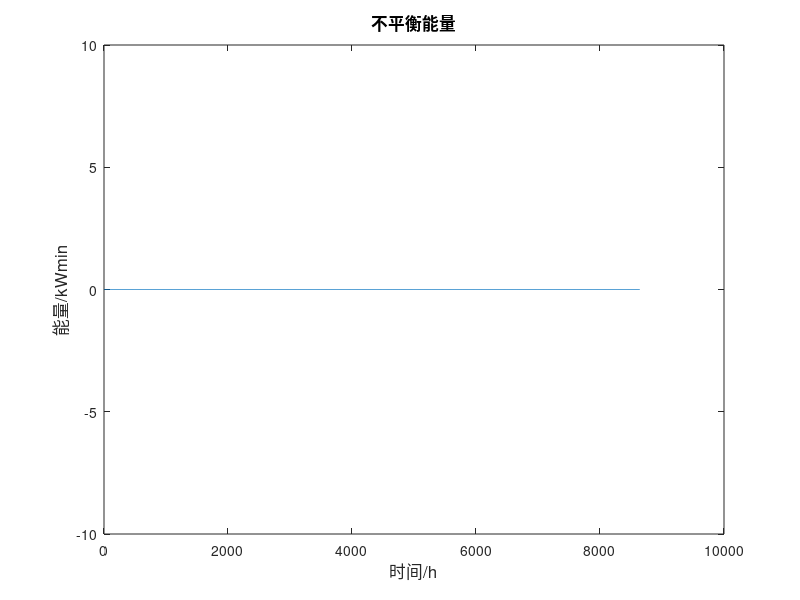
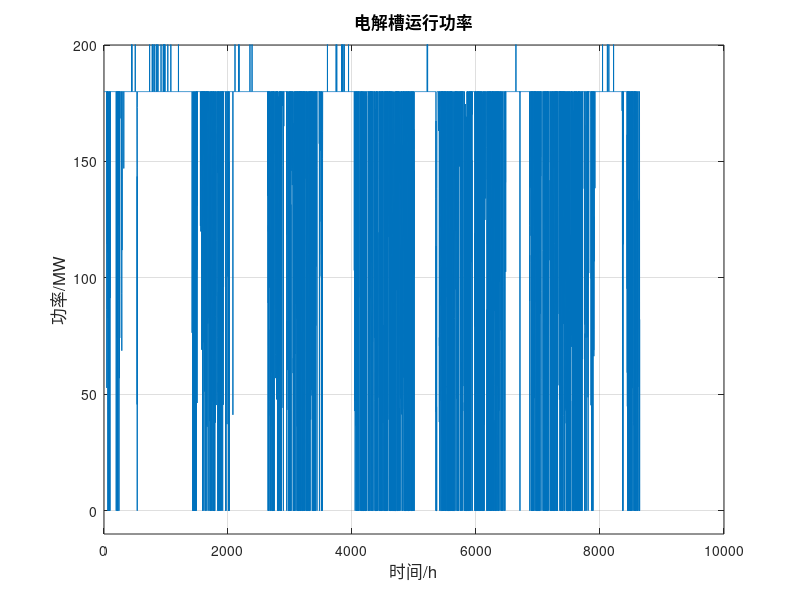
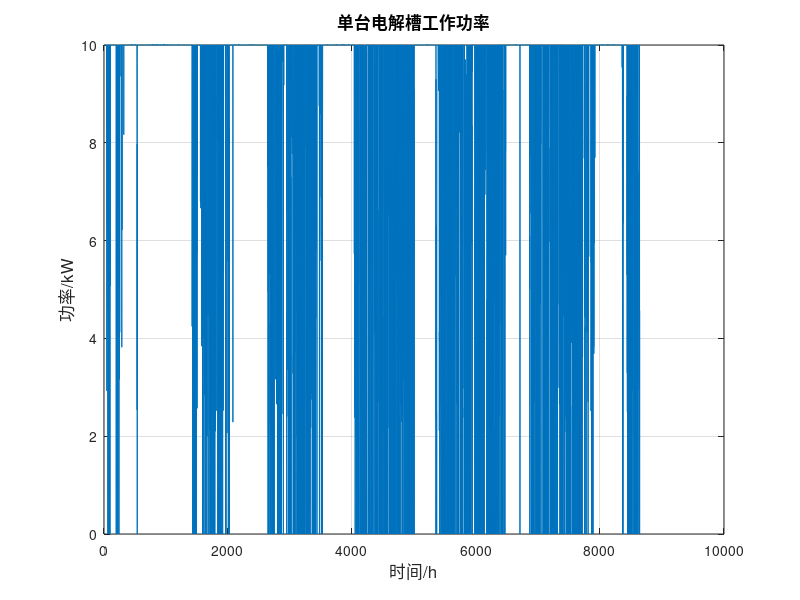

Reproduce these figures in MATLAB, in order.
  clc;
clear;


%% 以下部分是为了绘制结果图和显示中间变量
num_wt=20000;  %风机数量
num_pv=2168000;  %光伏板数量
num_ec=18000;   %电解槽数量
num_b=90636.9645722471;  %蓄电池数量
num_c=7918476.00238331;
P_ecd=zeros(1,8640);
Load=zeros(1,8640);
xu=zeros(1,8640);
ch=zeros(1,8640);
xc=zeros(1,8640);
Pfg=zeros(1,8640);
Na=zeros(1,8640);
for i=1:8640

Load(i)=10*num_ec;%全年负荷数据
end
load matlab6;

Speed_WT=unnamed1(1,:);%全年风速数据
Solar_PV=unnamed1(2,:);%全年光照强度数据 
T_c=unnamed1(3,:);%光伏板表面温度


y2=zeros(1,8640);%弃风弃光能


%% 参数区
%1.风机
single_WT=10;%单台风机的额定功率/kW
v_ci=2.5;%切入风速
v_co=17;%切出风速
v_n=12;%额定风速
P_wt=zeros(1,8640);%单台风机的年功率曲线


%2.光伏
single_PV=0.083;%单个光伏板额定功率/kW
T_r=25;%太阳能电池温度为25℃
namd=-0.0047;%温度条件系数
G_n=1;%光谱辐照度为1000W/m2
P_pv=zeros(1,8640);%单片光伏板的年功率曲线
DOD=zeros(1,8640);
Arep=zeros(1,8640);
A1=zeros(1,8640);
A2=zeros(1,8640);
nr=zeros(1,8640);


Eb=zeros(1,8640);
Ec=zeros(1,8640);

%4.蓄电池
E_b=1.2*60;%单台蓄电池容量kwmin
P_cha_max=0.12*num_b;%蓄电池总共最大充电功率
P_dis_max=0.12*num_b;%蓄电池总共最大放电功率
c_cha=0.8;%充电效率
c_dis=0.4;%放电效率
Soc_max=0.9;%荷电状态上限
Soc_min=0.1;%荷电状态下限
Soc_0=0.5;%荷电状态初始值
E_bmax=num_b*E_b*Soc_max;
E_bmin=num_b*E_b*Soc_min;
E_bo=num_b*E_b*Soc_0;

%5.超级电容
E_c=0.00354375*60;%单台超级电容容量

P_cha_maxc=4.05*num_c;%单台超级电容容量最大充电功率
P_dis_maxc=4.05*num_c;%单台超级电容容量最大放电功率
c_chac=0.98;%充电效率
c_disc=0.98;%放电效率
Soc_maxc=0.9;%荷电状态上限
Soc_minc=0.1;%荷电状态下限
Soc_0c=0.5;%荷电状态初始值
E_cmax=num_c*E_c*Soc_maxc;
E_cmin=num_c*E_c*Soc_minc;
E_co=num_c*E_c*Soc_0c;



%6.电解槽
P_ec=zeros(1,8640);%总的电解槽的年功率曲线
td=zeros(1,8640);
tnum=zeros(1,8640);%停机次数计算
%% 变量区

P_char=zeros(1,8640);%蓄电池充电功率
P_disr=zeros(1,8640);%蓄电池放电功率
P_chacr=zeros(1,8640);%超级电容充电功率
P_discr=zeros(1,8640);%超级电容放电功率
P_cha=zeros(1,8640);%蓄电池充电功率
P_dis=zeros(1,8640);%蓄电池放电功率
P_chac=zeros(1,8640);%超级电容充电功率
P_disc=zeros(1,8640);%超级电容放电功率
Q_was=zeros(1,8640);%弃风弃光能
Q_bre=zeros(1,8640);%切负荷能量
SOC=zeros(1,8640);%蓄电池荷电状态
SOCc=zeros(1,8640);%蓄电池荷电状态
mH2=zeros(1,8640);%每一时刻产生的氢气的物质的量
mH2T=zeros(1,8640);%每一时刻产生的氢气总量
mO2T=zeros(1,8640);%每一时刻产生的氧气总量
tb=zeros(1,8640);
tc=zeros(1,8640);
Qb=zeros(1,8640);
Qc=zeros(1,8640);
P_num=zeros(1,8640);
pub1=zeros(1,8640);
t=zeros(1,8640);
Pe=zeros(1,8640);
num_T=zeros(1,8640);
T=90;%全年风速数据
Urev=1.229;
Ucell=zeros(1,8640);
Uec=zeros(1,8640);
P_ecdr=zeros(1,8640);
f1=zeros(1,8640);
f2=zeros(1,8640);
nF=zeros(1,8640);
qH2=zeros(1,8640);
Utn=zeros(1,8640);
nu=zeros(1,8640);
ne1=zeros(1,8640);
ni=zeros(1,8640);
Imidu=zeros(1,8640);
ne2=zeros(1,8640);
Iec=zeros(1,8640);
MH2=zeros(1,8640);
Pwave=zeros(1,8640);
Pwave_b=zeros(1,8640);
P_ecr=zeros(1,8640);
cw_x=zeros(1,8640);
cw_c=zeros(1,8640);
Pbph=zeros(1,8640);
P_exc=zeros(1,8640);
kT1=1.002;
kT2=8.424;          
kT3=247.3;
A=2.18;
s=0.185;
dertas=0.16;
r2=-2.5e-7;
r1=8.05e-5;
f11=2.5;
f12=50;
f21=-6.25e-6;
F=96486;
nec=328;

%% 计算区
%根据风速求单台风机的年功率曲线
for i=1:8640
    if Speed_WT(i)>=0 && Speed_WT(i)<=v_ci
        P_wt(i)=0;
    elseif Speed_WT(i)>=v_ci && Speed_WT(i)<=v_n
        P_wt(i)=single_WT*(Speed_WT(i)-v_ci)/(v_n-v_ci);
    elseif Speed_WT(i)>=v_n && Speed_WT(i)<=v_co
        P_wt(i)=single_WT;
    else
        P_wt(i)=0;
    end
end
%根据光照强度和温度求单块光伏板的年功率曲线
for i=1:8640
    P_pv(i)=(single_PV*Solar_PV(i)/G_n)*(1+namd*(T_c(i)-T_r));
end

%% 功率分配
 P_exc=Load-(num_wt*P_wt+num_pv*P_pv);
for i=1:8640
    if i==1
         
      if P_exc(i)>=0 %负荷功率缺额
                
                    if P_exc(i)<=P_dis_max  %case1:净负荷小于蓄电池最大功率且soc允许，由蓄电池补充缺额
                      
                        if  P_dis_maxc>P_exc(i)
                        P_disc(i)=P_exc(i);
                       
                        else
                           P_disc(i)=P_dis_maxc; 
                        end
                        Ec(i)=E_co-P_disc(i)/0.98;
                        Eb(i)=E_bo;
                        if Ec(i)<E_cmin
                           Q_bre(i)=(E_cmin-Ec(i))*0.98+(P_exc(i)-P_disc(i));
                           Ec(i)=E_cmin;
                        else
                           Q_bre(i)=(P_exc(i)-P_disc(i)); 
                        end
                        Qc(i)=(E_co-Ec(i))*0.98;
                        Q_was(i)=0;
                 
                   elseif P_exc(i)>P_dis_max && P_exc(i)<=(P_dis_max+P_dis_maxc) %case2：净负荷大于蓄电池最大功率，小于蓄电池和主网售电最大功率了之和，蓄电池以最大功率放电，剩余不足由主网补充
                        P_dis(i)=P_dis_max;
                        P_disc(i)=P_exc(i)-P_dis(i);
                        tb(i)=(E_bo-E_bmin)*c_dis/P_dis(i);%不超过容量限制的蓄电池最长放电时间
                        tc(i)=(E_co-E_cmin)*0.98/P_disc(i);%不超过容量限制的超级电容最长放电时间
                        Eb(i)=E_bo-P_dis(i)/c_dis;%不考虑容量限制，放电一个小时后的容量
                        Ec(i)=E_co-P_disc(i)/0.98; %不考虑容量限制，放电一个小时后的容量
                        Q_was(i)=0;
                        if tb(i)>=1&&tc(i)>=1
                            Q_bre(i)=0;
                            Qb(i)=P_dis(i);
                            Qc(i)=P_disc(i);
                        elseif tb(i)<=tc(i)&&tb(i)<1%蓄电池先放电至最小容量
                            Eb(i)=E_bmin;
                            Qb(i)=(E_bo-E_bmin)*c_dis;
                            if P_exc(i)>=P_dis_maxc
                                Ec(i)=E_co-((P_exc(i)-P_dis(i))*tb(i)+P_dis_maxc*(1-tb(i)))/0.98;%不考虑容量限制，放电一个小时后的容量
                               if (E_co-P_disc(i)*tb(i)/0.98-E_cmin)*0.98/P_dis_maxc>(1-tb(i))%超级电容容量未达下限
                                   Q_bre(i)=(P_exc(i)-P_dis_maxc)*(1-tb(i));
                                   Qc(i)=P_disc(i)*tb(i)+P_dis_maxc*(1-tb(i));
                                   
                               else       %超级电容容量达下限
                                   Q_bre(i)=(P_exc(i)-P_dis_maxc)*(1-tb(i))+(E_cmin-Ec(i))*0.98;
                                   Qc(i)=(E_co-E_cmin)*c_disc;
                                   Ec(i)=E_cmin;
                               end
                            else  %功率缺额小于超级电容最大功率
                               Ec(i)=E_co-((P_exc(i)-P_dis(i))*tb(i)+P_exc(i)*(1-tb(i)))/0.98;
                                if (E_co-P_disc(i)*tb(i)/0.98-E_cmin)*0.98/P_exc(i)>(1-tb(i))%超级电容容量未达下限
                                   Q_bre(i)=0;
                                   Qc(i)=P_disc(i)*tb(i)+P_exc(i)*(1-tb(i));
                                   
                               else       %超级电容容量达下限
                                   Q_bre(i)=(E_cmin-Ec(i))*0.98;
                                   Qc(i)=(E_co-E_cmin)*c_disc;
                                   Ec(i)=E_cmin;
                                end 
                            end
                        elseif tc(i)<tb(i)&&tc(i)<1  %%超级电容先放电至最小容量
                            Ec(i)=E_cmin;
                            Qc(i)=(E_co-E_cmin)*c_disc;
                            if tb(i)>1%%蓄电池未放电至最小容量
                                Q_bre(i)=(P_exc(i)-P_dis_max)*(1-tc(i));
                                Qb(i)=P_dis_max;
                            else%%蓄电池放电至最小容量
                                Q_bre(i)=(P_exc(i)-P_dis_max)*(1-tc(i))+(E_bmin-Eb(i))*c_dis;
                                Qb(i)=(E_bo-E_bmin)*c_dis;
                                Eb(i)=E_bmin;
                            end
                          
                        end
                      
                    elseif P_exc(i)>(P_dis_max+P_dis_maxc)  
                         P_dis(i)=P_dis_max;
                         P_disc(i)=P_dis_maxc;
                         tb(i)=(E_bo-E_bmin)*c_dis/P_dis(i);
                         tc(i)=(E_co-E_cmin)*0.98/P_disc(i);
                         Eb(i)=E_bo-P_dis(i)/c_dis;
                         Ec(i)=E_co-P_disc(i)/0.98; 
                         Q_was(i)=0;
                         if Eb(i)<=E_bmin%%蓄电池达到容量下限
                            
                            Qb(i)=(E_bo-E_bmin)*c_dis;
                            if Ec(i)<=E_cmin%%超级电容达到容量下限
                                
                                Qc(i)=(E_co-E_cmin)*c_disc;
                                Q_bre(i)=(P_exc(i)-P_dis_max-P_dis_maxc)+(E_bmin-Eb(i))*c_dis+(E_cmin-Ec(i))*c_disc;
                                Eb(i)=E_bmin;
                                Ec(i)=E_cmin;
                            else %%超级电容未达到容量下限
                                Qc(i)=P_dis_maxc;
                                Q_bre(i)=(P_exc(i)-P_dis_max-P_dis_maxc)+(E_bmin-Eb(i))*c_dis;
                                Eb(i)=E_bmin;
                            end
                         else      %%蓄电池未达到容量下限
                            Qb(i)=P_dis_max;   
                            if Ec(i)<=E_cmin%%超级电容达到容量下限
                                
                                Qc(i)=(E_co-E_cmin)*c_disc;
                                Q_bre(i)=(P_exc(i)-P_dis_max-P_dis_maxc)+(E_cmin-Ec(i))*c_disc;
                                
                                Ec(i)=E_cmin;
                            else %%超级电容未达到容量下限
                               Qc(i)=P_dis_maxc;
                                Q_bre(i)=(P_exc(i)-P_dis_max-P_dis_maxc);
                            end   
                         end
                    end

                               
                            
                         
                         
                         
                         
            else    %负荷功率盈余
                Q_bre(i)=0;
                    
                    if abs(P_exc(i))<=P_cha_max  %case1:净负荷小于蓄电池最大功率且soc允许，由蓄电池补充缺额
                      
                        if  P_cha_maxc>abs(P_exc(i))
                        P_chac(i)=abs(P_exc(i));
                       
                        else
                           P_chac(i)=P_cha_maxc; 
                        end
                        Ec(i)=E_co+P_chac(i)*0.98;
                        Eb(i)=E_bo;
                        if Ec(i)>E_cmax
                           Q_was(i)=(Ec(i)-E_cmax)/0.98+(abs(P_exc(i))-P_chac(i));
                           Ec(i)=E_cmax;
                        else
                           Q_was(i)=(abs(P_exc(i))-P_chac(i)); 
                        end
                        Qc(i)=-(Ec(i)-E_co)/0.98;
                        
                 
                   elseif abs(P_exc(i))>P_cha_max && abs(P_exc(i))<=(P_cha_max+P_cha_maxc) %case2：净负荷大于蓄电池最大功率，小于蓄电池和主网售电最大功率了之和，蓄电池以最大功率放电，剩余不足由主网补充
                        P_cha(i)=P_cha_max;
                        P_chac(i)=abs(P_exc(i))-P_cha(i);
                        tb(i)=(E_bmax-E_bo)/(P_cha(i)*c_cha);%不超过容量限制的蓄电池最长放电时间
                        tc(i)=(E_cmax-E_co)/(P_chac(i)*c_chac);%不超过容量限制的超级电容最长放电时间
                        Eb(i)=E_bo+P_cha(i)*c_cha;%不考虑容量限制，放电一个小时后的容量
                        Ec(i)=E_co+P_chac(i)*c_chac; %不考虑容量限制，放电一个小时后的容量
                        if tb(i)>=1&&tc(i)>=1
                            Q_was(i)=0;
                            Qb(i)=-P_cha(i);
                            Qc(i)=-P_chac(i);
                        elseif tb(i)<=tc(i)&&tb(i)<1%蓄电池先充电至最大容量
                            Eb(i)=E_bmax;
                            Qb(i)=(E_bo-E_bmax)/c_cha;
                            if abs(P_exc(i))>=P_cha_maxc
                                Ec(i)=E_co+((abs(P_exc(i))-P_cha(i))*tb(i)+P_cha_maxc*(1-tb(i)))*0.98;%不考虑容量限制，放电一个小时后的容量
                               if (E_cmax-(E_co+P_chac(i)*tb(i)*0.98))/(P_cha_maxc*0.98)>(1-tb(i))%超级电容容量未达下限
                                   Q_was(i)=(abs(P_exc(i))-P_cha_maxc)*(1-tb(i));
                                   Qc(i)=-(P_chac(i)*tb(i)+P_cha_maxc*(1-tb(i)));
                                   
                               else       %超级电容容量达下限
                                   Q_was(i)=(abs(P_exc(i))-P_cha_maxc)*(1-tb(i))+(Ec(i)-E_cmax)/0.98;
                                   Qc(i)=(E_co-E_cmax)/c_chac;
                                   Ec(i)=E_cmax;
                               end
                            else  %功率缺额小于超级电容最大功率
                               Ec(i)=E_co+((abs(P_exc(i))-P_cha(i))*tb(i)+abs(P_exc(i))*(1-tb(i)))*0.98;
                                if (E_cmax-(E_co+P_chac(i)*tb(i)*0.98))/(abs(P_exc(i))*0.98)>(1-tb(i))%超级电容容量未达下限
                                   Q_was(i)=0;
                                   Qc(i)=-(P_chac(i)*tb(i)+abs(P_exc(i))*(1-tb(i)));
                                   
                               else       %超级电容容量达下限
                                   Q_was(i)=(Ec(i)-E_cmax)/0.98;
                                   Qc(i)=(E_co-E_cmax)/c_chac;
                                   Ec(i)=E_cmax;
                                end 
                            end
                        elseif tc(i)<tb(i)&&tc(i)<1  %%超级电容先放电至最小容量
                            Ec(i)=E_cmax;
                            Qc(i)=(E_co-E_cmax)/c_chac;
                            if tb(i)>1%%蓄电池未放电至最小容量
                                Q_was(i)=(abs(P_exc(i))-P_cha_max)*(1-tc(i));
                                Qb(i)=-P_cha_max;
                            else%%蓄电池放电至最小容量
                                Q_was(i)=(abs(P_exc(i))-P_cha_max)*(1-tc(i))+(Eb(i)-E_bmax)/c_cha;
                                Qb(i)=(E_bo-E_bmax)/c_cha;
                                Eb(i)=E_bmax;
                            end
                          
                        end
                      
                    elseif abs(P_exc(i))>(P_cha_max+P_cha_maxc)  
                         P_cha(i)=P_cha_max;
                         P_chac(i)=P_cha_maxc;
                         tb(i)=(E_bmax-E_bo)/(P_cha(i)*c_cha);
                         tc(i)=(E_cmax-E_co)/(P_chac(i)*c_chac);
                         Eb(i)=E_bo+P_cha(i)*c_cha;
                         Ec(i)=E_co+P_chac(i)*0.98; 
                         if Eb(i)>=E_bmax%%蓄电池达到容量下限
                            
                            Qb(i)=(E_bo-E_bmax)/c_cha;
                            if Ec(i)>=E_cmax%%超级电容达到容量下限
                                
                                Qc(i)=(E_co-E_cmax)/c_chac;
                                Q_was(i)=(abs(P_exc(i))-P_cha_max-P_cha_maxc)+(Eb(i)-E_bmax)/c_cha+(Ec(i)-E_cmax)/c_chac;
                                Eb(i)=E_bmax;
                                Ec(i)=E_cmax;
                            else %%超级电容未达到容量下限
                                Qc(i)=-P_cha_maxc;
                                Q_was(i)=(abs(P_exc(i))-P_cha_max-P_cha_maxc)+(Eb(i)-E_bmax)/c_cha;
                                Eb(i)=E_bmax;
                            end
                         else      %%蓄电池未达到容量下限
                            Qb(i)=-P_cha_max;   
                            if Ec(i)>=E_cmax%%超级电容达到容量下限
                                
                                Qc(i)=(E_co-E_cmax)/c_chac;
                                Q_was(i)=(abs(P_exc(i))-P_cha_max-P_cha_maxc)+(Ec(i)-E_cmax)/c_chac;
                                
                                Ec(i)=E_cmax;
                            else %%超级电容未达到容量下限
                               Qc(i)=-P_cha_maxc;
                                Q_was(i)=(abs(P_exc(i))-P_cha_max-P_cha_maxc);
                            end   
                         end
                    end

           
            
            end
       P_ec(i)=10*num_ec-Q_bre(i);%第i小时内，总的电解槽的平均输入功率
            mH2(i)=(10*num_ec-Q_bre(i))*0.72*0.0252;%氢气的质量/kg
            mH2T(i)=mH2(i);
            mO2T(i)=mH2T(i)*9.496;%%氧气的质量/kg
   
         
       elseif i>1
           
              
           if P_exc(i)>=0 %负荷功率缺额
                Q_was(i)=0;
                  if P_exc(i)<=P_dis_max  %case1:净负荷小于蓄电池最大功率且soc允许，由蓄电池补充缺额
                      
                        if  P_dis_maxc>P_exc(i)
                        P_disc(i)=P_exc(i);
                       
                        else
                           P_disc(i)=P_dis_maxc; 
                        end
                        Ec(i)=Ec(i-1)-P_disc(i)/0.98;
                        Eb(i)=Eb(i-1);
                        if Ec(i)<E_cmin
                           Q_bre(i)=(E_cmin-Ec(i))*0.98+(P_exc(i)-P_disc(i));
                           Ec(i)=E_cmin;
                        else
                           Q_bre(i)=(P_exc(i)-P_disc(i)); 
                        end
                        Qc(i)=(Ec(i-1)-Ec(i))*0.98;
                        if Ec(i-1)<=E_cmin
                           P_disc(i)=0;
                           Ec(i)=Ec(i-1);
                           Qc(i)=0;
                           Q_bre(i)=P_exc(i);
                        end


                        
                 
                   elseif P_exc(i)>P_dis_max && P_exc(i)<=(P_dis_max+P_dis_maxc) %case2：净负荷大于蓄电池最大功率，小于蓄电池和主网售电最大功率了之和，蓄电池以最大功率放电，剩余不足由主网补充
                        P_dis(i)=P_dis_max;
                        P_disc(i)=P_exc(i)-P_dis(i);
                        tb(i)=(Eb(i-1)-E_bmin)*c_dis/P_dis(i);%不超过容量限制的蓄电池最长放电时间
                        tc(i)=(Ec(i-1)-E_cmin)*0.98/P_disc(i);%不超过容量限制的超级电容最长放电时间
                        Eb(i)=Eb(i-1)-P_dis(i)/c_dis;%不考虑容量限制，放电一个小时后的容量
                        Ec(i)=Ec(i-1)-P_disc(i)/0.98; %不考虑容量限制，放电一个小时后的容量
                        if tb(i)>=1&&tc(i)>=1
                            Q_bre(i)=0;
                            Qb(i)=P_dis(i);
                            Qc(i)=P_disc(i);
                        elseif tb(i)<=tc(i)&&tb(i)<1%蓄电池先放电至最小容量
                            Eb(i)=E_bmin;
                            Qb(i)=(Eb(i-1)-E_bmin)*c_dis;
                            if P_exc(i)>=P_dis_maxc
                                Ec(i)=Ec(i-1)-((P_exc(i)-P_dis(i))*tb(i)+P_dis_maxc*(1-tb(i)))/0.98;%不考虑容量限制，放电一个小时后的容量
                               if (Ec(i-1)-P_disc(i)*tb(i)/0.98-E_cmin)*0.98/P_dis_maxc>(1-tb(i))%超级电容容量未达下限
                                   Q_bre(i)=(P_exc(i)-P_dis_maxc)*(1-tb(i));
                                   Qc(i)=P_disc(i)*tb(i)+P_dis_maxc*(1-tb(i));
                                   
                               else       %超级电容容量达下限
                                   Q_bre(i)=(P_exc(i)-P_dis_maxc)*(1-tb(i))+(E_cmin-Ec(i))*0.98;
                                   Qc(i)=(Ec(i-1)-E_cmin)*c_disc;
                                   Ec(i)=E_cmin;
                               end
                            else  %功率缺额小于超级电容最大功率
                               Ec(i)=Ec(i-1)-((P_exc(i)-P_dis(i))*tb(i)+P_exc(i)*(1-tb(i)))/0.98;
                                if (Ec(i-1)-P_disc(i)*tb(i)/0.98-E_cmin)*0.98/P_exc(i)>(1-tb(i))%超级电容容量未达下限
                                   Q_bre(i)=0;
                                   Qc(i)=P_disc(i)*tb(i)+P_exc(i)*(1-tb(i));
                                   
                               else       %超级电容容量达下限
                                   Q_bre(i)=(E_cmin-Ec(i))*0.98;
                                   Qc(i)=(Ec(i-1)-E_cmin)*c_disc;
                                   Ec(i)=E_cmin;
                                end 
                            end
                        elseif tc(i)<tb(i)&&tc(i)<1  %%超级电容先放电至最小容量
                            Ec(i)=E_cmin;
                            Qc(i)=(Ec(i-1)-E_cmin)*c_disc;
                            if tb(i)>1%%蓄电池未放电至最小容量
                                Q_bre(i)=(P_exc(i)-P_dis_max)*(1-tc(i));
                                Qb(i)=P_dis_max;
                            else%%蓄电池放电至最小容量
                                Q_bre(i)=(P_exc(i)-P_dis_max)*(1-tc(i))+(E_bmin-Eb(i))*c_dis;
                                Qb(i)=(Eb(i-1)-E_bmin)*c_dis;
                                Eb(i)=E_bmin;
                            end
                          
                        end
                      
                    elseif P_exc(i)>(P_dis_max+P_dis_maxc)  
                         P_dis(i)=P_dis_max;
                         P_disc(i)=P_dis_maxc;
                         tb(i)=(Eb(i-1)-E_bmin)*c_dis/P_dis(i);
                         tc(i)=(Ec(i-1)-E_cmin)*0.98/P_disc(i);
                         Eb(i)=Eb(i-1)-P_dis(i)/c_dis;
                         Ec(i)=Ec(i-1)-P_disc(i)/0.98; 
                         if Eb(i)<=E_bmin%%蓄电池达到容量下限
                            
                            Qb(i)=(Eb(i-1)-E_bmin)*c_dis;
                            if Ec(i)<=E_cmin%%超级电容达到容量下限
                                
                                Qc(i)=(Ec(i-1)-E_cmin)*c_disc;
                                Q_bre(i)=(P_exc(i)-P_dis_max-P_dis_maxc)+(E_bmin-Eb(i))*c_dis+(E_cmin-Ec(i))*c_disc;
                                Eb(i)=E_bmin;
                                Ec(i)=E_cmin;
                            else %%超级电容未达到容量下限
                                Qc(i)=P_dis_maxc;
                                Q_bre(i)=(P_exc(i)-P_dis_max-P_dis_maxc)+(E_bmin-Eb(i))*c_dis;
                                Eb(i)=E_bmin;
                            end
                         else      %%蓄电池未达到容量下限
                            Qb(i)=P_dis_max;   
                            if Ec(i)<=E_cmin%%超级电容达到容量下限
                                
                                 Qc(i)=(Ec(i-1)-E_cmin)*c_disc;
                                Q_bre(i)=(P_exc(i)-P_dis_max-P_dis_maxc)+(E_cmin-Ec(i))*c_disc;
                                
                                Ec(i)=E_cmin;
                            else %%超级电容未达到容量下限
                               Qc(i)=P_dis_maxc;
                                Q_bre(i)=(P_exc(i)-P_dis_max-P_dis_maxc);
                            end   
                         end
                            if Eb(i-1)>E_bmin&&Ec(i-1)<=E_cmin%%只有蓄电池能放电
                               Ec(i)=E_cmin;
                               Qc(i)=0;
                               if tb(i)<=1%蓄电池容量达到上限
                                  Qb(i)=(Eb(i-1)-E_bmin)*c_dis;
                                  Q_bre(i)=(P_exc(i)-P_dis_max)+(E_bmin-(Eb(i-1)-P_dis(i)/c_dis))*c_dis;
                                  Eb(i)=E_bmin;
                               else
                                  
                                  Q_bre(i)=(P_exc(i)-P_dis_max);
                               end
                            elseif Eb(i-1)<=E_bmin&&Ec(i-1)>E_cmin%%只有超级电容能放电
                               Eb(i)=E_bmin;
                               Qb(i)=0;
                               if tc(i)<=1%超级电容容量达到上限
                                  Qc(i)=(Ec(i-1)-E_cmin)*c_disc;
                                  Q_bre(i)=(P_exc(i)-P_dis_maxc)+(E_cmin-(Ec(i-1)-P_disc(i)/c_disc))*c_disc;
                                  Ec(i)=E_cmin;
                               else
                                  
                                  Q_bre(i)=(P_exc(i)-P_dis_maxc);
                               end
                            end
                         end
                         if Eb(i-1)<=E_bmin&&Ec(i-1)<=E_cmin%%混合储能系统无法放电
                            Qb(i)=0;
                            Eb(i)=E_bmin;
                            Qc(i)=0;
                            Ec(i)=E_cmin;
                            Q_bre(i)=P_exc(i);
                         end
                         
                       
                  
           
            
             P_ec(i)=10*num_ec-Q_bre(i);%第i小时内，总的电解槽的平均输入功率
            mH2(i)=(10*num_ec-Q_bre(i))*0.72*0.0252;%氢气的质量/kg
             mH2T(i)=mH2T(i-1)+mH2(i);
            mO2T(i)=mH2T(i)*9.496;%%氧气的质量/kg
         
           
            
            
            else    %负荷功率盈余
                Q_bre(i)=0;
              if   (SOC(i-1)==0.9||SOCc(i-1)==0.9)&&(10*num_ec-num_wt*P_wt(i)-num_pv*P_pv(i))<-400000
                   P_exc(i)=12*num_ec-num_wt*P_wt(i)-num_pv*P_pv(i);
               end
                  if abs(P_exc(i))<=P_cha_max  %case1:净负荷小于蓄电池最大功率且soc允许，由蓄电池补充缺额
                      
                        if  P_cha_maxc>abs(P_exc(i))
                        P_chac(i)=abs(P_exc(i));
                       
                        else
                           P_chac(i)=P_cha_maxc; 
                        end
                        Ec(i)=Ec(i-1)+P_chac(i)*0.98;
                        Eb(i)=Eb(i-1);
                        if Ec(i)>E_cmax
                           Q_was(i)=(Ec(i)-E_cmax)/0.98+(abs(P_exc(i))-P_chac(i));
                           Ec(i)=E_cmax;
                        else
                           Q_was(i)=(abs(P_exc(i))-P_chac(i)); 
                        end
                        Qc(i)=-(Ec(i)-Ec(i-1))/0.98;
                        if Ec(i-1)>=E_cmax
                           P_chac(i)=0;
                           Ec(i)=Ec(i-1);
                           Qc(i)=0;
                           Q_was(i)=abs(P_exc(i));
                        end
                 
                   elseif abs(P_exc(i))>P_cha_max && abs(P_exc(i))<=(P_cha_max+P_cha_maxc) %case2：净负荷大于蓄电池最大功率，小于蓄电池和主网售电最大功率了之和，蓄电池以最大功率放电，剩余不足由主网补充
                        P_cha(i)=P_cha_max;
                        P_chac(i)=abs(P_exc(i))-P_cha(i);
                        tb(i)=(E_bmax-Eb(i-1))/(P_cha(i)*c_cha);%不超过容量限制的蓄电池最长放电时间
                        tc(i)=(E_cmax-Ec(i-1))/(P_chac(i)*c_chac);%不超过容量限制的超级电容最长放电时间
                        Eb(i)=Eb(i-1)+P_cha(i)*c_cha;%不考虑容量限制，放电一个小时后的容量
                        Ec(i)=Ec(i-1)+P_chac(i)*c_chac; %不考虑容量限制，放电一个小时后的容量
                        if tb(i)>=1&&tc(i)>=1
                            Q_was(i)=0;
                            Qb(i)=-P_cha(i);
                            Qc(i)=-P_chac(i);
                        elseif tb(i)<=tc(i)&&tb(i)<1%蓄电池先充电至最大容量
                            Eb(i)=E_bmax;
                            Qb(i)=(Eb(i-1)-E_bmax)/c_cha;
                            if abs(P_exc(i))>=P_cha_maxc
                                Ec(i)=Ec(i-1)+((abs(P_exc(i))-P_cha(i))*tb(i)+P_cha_maxc*(1-tb(i)))*0.98;%不考虑容量限制，放电一个小时后的容量
                               if (E_cmax-(Ec(i-1)+P_chac(i)*tb(i)*0.98))/(P_cha_maxc*0.98)>(1-tb(i))%超级电容容量未达下限
                                   Q_was(i)=(abs(P_exc(i))-P_cha_maxc)*(1-tb(i));
                                   Qc(i)=-(P_chac(i)*tb(i)+P_cha_maxc*(1-tb(i)));
                                   
                               else       %超级电容容量达下限
                                   Q_was(i)=(abs(P_exc(i))-P_cha_maxc)*(1-tb(i))+(Ec(i)-E_cmax)/0.98;
                                   Qc(i)=(Ec(i-1)-E_cmax)/c_chac;
                                   Ec(i)=E_cmax;
                               end
                            else  %功率缺额小于超级电容最大功率
                               Ec(i)=Ec(i-1)+((abs(P_exc(i))-P_cha(i))*tb(i)+abs(P_exc(i))*(1-tb(i)))*0.98;
                                if (E_cmax-(Ec(i-1)+P_chac(i)*tb(i)*0.98))/(abs(P_exc(i))*0.98)>(1-tb(i))%超级电容容量未达下限
                                   Q_was(i)=0;
                                   Qc(i)=-(P_chac(i)*tb(i)+abs(P_exc(i))*(1-tb(i)));
                                   
                               else       %超级电容容量达下限
                                   Q_was(i)=(Ec(i)-E_cmax)/0.98;
                                   Qc(i)=(Ec(i-1)-E_cmax)/c_chac;
                                   Ec(i)=E_cmax;
                                end 
                            end
                        elseif tc(i)<tb(i)&&tc(i)<1  %%超级电容先放电至最小容量
                            Ec(i)=E_cmax;
                            Qc(i)=(Ec(i-1)-E_cmax)/c_chac;
                            if tb(i)>1%%蓄电池未放电至最小容量
                                Q_was(i)=(abs(P_exc(i))-P_cha_max)*(1-tc(i));
                                Qb(i)=-P_cha_max;
                            else%%蓄电池放电至最小容量
                                Q_was(i)=(abs(P_exc(i))-P_cha_max)*(1-tc(i))+(Eb(i)-E_bmax)/c_cha;
                                Qb(i)=(Eb(i-1)-E_bmax)/c_cha;
                                Eb(i)=E_bmax;
                            end
                          
                        end
                      
                    elseif abs(P_exc(i))>(P_cha_max+P_cha_maxc)  
                         P_cha(i)=P_cha_max;
                         P_chac(i)=P_cha_maxc;
                         tb(i)=(E_bmax-Eb(i-1))/(P_cha(i)*c_cha);
                         tc(i)=(E_cmax-Ec(i-1))/(P_chac(i)*c_chac);
                         Eb(i)=Eb(i-1)+P_cha(i)*c_cha;
                         Ec(i)=Ec(i-1)+P_chac(i)*0.98; 
                         if Eb(i)>=E_bmax%%蓄电池达到容量下限
                            
                            Qb(i)=(Eb(i-1)-E_bmax)/c_cha;
                            if Ec(i)>=E_cmax%%超级电容达到容量下限
                                
                                Qc(i)=(Ec(i-1)-E_cmax)/c_chac;
                                Q_was(i)=(abs(P_exc(i))-P_cha_max-P_cha_maxc)+(Eb(i)-E_bmax)/c_cha+(Ec(i)-E_cmax)/c_chac;
                                Eb(i)=E_bmax;
                                Ec(i)=E_cmax;
                            else %%超级电容未达到容量下限
                                Qc(i)=-P_cha_maxc;
                                Q_was(i)=(abs(P_exc(i))-P_cha_max-P_cha_maxc)+(Eb(i)-E_bmax)/c_cha;
                                Eb(i)=E_bmax;
                            end
                         else      %%蓄电池未达到容量下限
                            Qb(i)=-P_cha_max;   
                            if Ec(i)>=E_cmax%%超级电容达到容量下限
                                
                                Qc(i)=(Ec(i-1)-E_cmax)/c_chac;
                                Q_was(i)=(abs(P_exc(i))-P_cha_max-P_cha_maxc)+(Ec(i)-E_cmax)/c_chac;
                                
                                Ec(i)=E_cmax;
                            else %%超级电容未达到容量下限
                               Qc(i)=-P_cha_maxc;
                                Q_was(i)=(abs(P_exc(i))-P_cha_max-P_cha_maxc);
                            end   
                         end
                    if Eb(i-1)<E_bmax&&Ec(i-1)>=E_cmax%%只有蓄电池能放电
                               Ec(i)=E_cmax;
                               Qc(i)=0;
                               if tb(i)<=1%蓄电池容量达到上限
                                  Qb(i)=(Eb(i-1)-E_bmax)/c_cha;
                                  Q_was(i)=(abs(P_exc(i))-P_cha_max)+((Eb(i-1)+P_cha(i)*c_cha)-E_bmax)/c_cha;
                                  Eb(i)=E_bmax;
                               else
                                  
                                  Q_was(i)=(abs(P_exc(i))-P_cha_max);
                               end
                            elseif Eb(i-1)>=E_bmax&&Ec(i-1)<E_cmax%%只有超级电容能放电
                               Eb(i)=E_bmax;
                               Qb(i)=0;
                               if tc(i)<=1%超级电容容量达到上限
                                  Qc(i)=(Ec(i-1)-E_cmax)/c_chac;
                                  Q_was(i)=(abs(P_exc(i))-P_cha_maxc)+((Ec(i-1)+P_chac(i)*c_chac)-E_cmax)/c_chac;
                                  Ec(i)=E_cmax;
                               else
                                  
                                  Q_was(i)=(abs(P_exc(i))-P_cha_maxc);
                               end
                            end
                         end
                         if Eb(i-1)>=E_bmax&&Ec(i-1)>=E_cmax%%混合储能系统无法放电
                            Qb(i)=0;
                            Eb(i)=E_bmax;
                            Qc(i)=0;
                            Ec(i)=E_cmax;
                            Q_was(i)=abs(P_exc(i));
                         end
                         
           end
            
            
                  
           
            P_ec(i)=10*num_ec-Q_bre(i);%第i小时内，总的电解槽的平均输入功率
            mH2(i)=(10*num_ec-Q_bre(i))*0.72*0.0252;%氢气的质量/kg
             mH2T(i)=mH2T(i-1)+mH2(i);
            mO2T(i)=mH2T(i)*9.496;%%氧气的质量/kg
            
          if   (SOC(i-1)==0.9||SOCc(i-1)==0.9)&&(10*num_ec-num_wt*P_wt(i)-num_pv*P_pv(i))<-400000
    P_ec(i)=num_ec*12;
  end 
            
            
                  
           
          


           end
          
          
        
                  
           
           
           
    
       SOC(i)=Eb(i)/(E_b*num_b);
       DOD(i)=1-SOC(i);
       SOCc(i)=Ec(i)/(E_c*num_c); 
Na(i)=1500*((1/DOD(i))^0.19)*exp(1.69*(1-DOD(i)));
if Qb(i)==0
     Arep(i)=0;

else
 Arep(i)=1/(Na(i));
end
if i==1
    A1(i)=1-Arep(i);
else
    A1(i)=1-(A2(i-1)+Arep(i));
end
if  A1(i)<=0
    A2(i)=0;
    nr(i)=1;
else 
   A2(i)=A1(i);
   nr(i)=0;
end
 Pe(i)=100;
       P_char(i)=P_cha(i);%蓄电池充电功率
P_disr(i)=P_dis(i);%蓄电池放电功率
P_chacr(i)=P_chac(i);%超级电容充电功率
P_discr(i)=P_disc(i);%超级电容放电功率
if Qb(i)==0
P_char(i)=0;%蓄电池充电功率
P_disr(i)=0;%蓄电池放电功率
end
if Qc(i)==0
   P_chacr(i)=0;%蓄电池充电功率
P_discr(i)=0;%蓄电池放电功率 
end
    if Qb(i)==0
        P_num(i)=0;
    else
        P_num(i)=1;
    end
 if Q_was(i)==0
        y2(i)=Q_bre(i);
    else
        y2(i)=-Q_was(i);
    end
end
numT_0=0;
for i=1:8640
P_ec(i)=num_ec*10-Q_bre(i);
end
for i=2:8640
 if   (SOC(i-1)==0.9||SOCc(i-1)==0.9)&&(10*num_ec-num_wt*P_wt(i)-num_pv*P_pv(i))<-400000
    P_ec(i)=num_ec*12;
 end
end
for i=1:8640
if P_ec(i)<0.2*num_ec*10
    P_ecr(i)=0;
else
   P_ecr(i)=P_ec(i); 
end
if   P_ecr(i)==0
    num_T(i)=1;
end

    if i==1
        Pwave(i)=0;
    
    else
        Pwave(i)=100*((P_ecr(i)-P_ecr(i-1))/(10*num_ec));
    end
Pwave_b(i) =Pwave(i) *100;
Iec(i)=P_ecr(i)*33.3333/780;  
Ucell(i)=s*log10((Iec(i)*(kT1+kT2/T+kT3/(T^2))/A)+1)+Urev+(r1+r2*T)*Iec(i)/A;%电解单元电压
Uec(i)=Ucell(i)*nec;%电解槽工作电压
nF(i)=0.96*((Iec(i)/A)^2)/(2.5e4+(Iec(i)/A)^2);
qH2(i)=nF(i)*nec*Iec(i)/(2*F);%制氢速率
Utn(i)=1.481+T*dertas/(2*F);
nu(i)=Utn(i)/Ucell(i);
ne1(i)=nF(i)*nu(i);%制氢效率
Imidu(i)=Iec(i)/A;
ni(i)=0.965*(2.718281828^(0.09/Iec(i)-75.5/Iec(i)));
MH2(i)=P_ecr(i)*ne1(i)*0.0252/60;%每分钟产生氢气的质量
P_ecdr(i)=P_ecr(i)/num_ec;
P_ecd(i)=P_ec(i)/num_ec;
end
num_tingji=0;
nrep=0;
for i=1:8640
    num_tingji=num_tingji+num_T(i);
    Pbph(i)=10*num_ec-Q_bre(i)-(Qb(i)+Qc(i)+Pfg(i)-Q_was(i));
    nrep=nrep+nr(i)/60;
end
P_ech=zeros(1,144);
n2h=zeros(1,144);
P_ech_0=0;
n2h_0=0;
sum_Q_bre=0;
sum_Q_was=0;
sum_cishu=0;
s=0;
sum_pv=0;
sum_wt=0;
MH=0;
YMH2=0;
ne_ave=0;
P_wave=0;
for m=1:144
    for i=1:60
        P_ech(m)=P_ech_0+(P_ecr(60*(m-1)+i))/(num_ec);
        n2h(m)=n2h_0+(ne1(60*(m-1)+i));
    end
end
for i=1:1440
    P_wave=P_wave+abs(Pwave(i))*13;
    sum_Q_bre=sum_Q_bre+Q_bre(i)*13;
    sum_Q_was=sum_Q_was+Q_was(i)*13;
    sum_cishu=sum_cishu+ P_num(i)*13;
   sum_pv=sum_pv+P_pv(i)*13;
    sum_wt=sum_wt+P_wt(i)*13;
    YMH2=YMH2+MH2(i)*13;
    MH=MH+MH2(i);
    ne_ave=ne_ave+ne1(i)*13/525600;

end
H1=MH;%第一个典型日一天产氢质量
for i=1441:2880
    P_wave=P_wave+abs(Pwave(i))*222;
    sum_Q_bre=sum_Q_bre+Q_bre(i)*222;
    sum_Q_was=sum_Q_was+Q_was(i)*222;
    sum_cishu=sum_cishu+ P_num(i)*222;
    sum_pv=sum_pv+P_pv(i)*222;
    sum_wt=sum_wt+P_wt(i)*222;
    YMH2=YMH2+MH2(i)*222;
    MH=MH+MH2(i);
     ne_ave=ne_ave+ne1(i)*222/525600;
end
H11=MH-H1;%第二个典型日一天产氢质量
for i=2881:4320
    P_wave=P_wave+abs(Pwave(i))*67;
    sum_Q_bre=sum_Q_bre+Q_bre(i)*67;
    sum_Q_was=sum_Q_was+Q_was(i)*67;
    sum_cishu=sum_cishu+ P_num(i)*67;
    sum_pv=sum_pv+P_pv(i)*67;
    sum_wt=sum_wt+P_wt(i)*67;
    YMH2=YMH2+MH2(i)*67;
    MH=MH+MH2(i);
     ne_ave=ne_ave+ne1(i)*67/525600;
end
H3=MH-H1-H11;
for i=4321:5760
    P_wave=P_wave+abs(Pwave(i))*54;
    sum_Q_bre=sum_Q_bre+Q_bre(i)*54;
    sum_Q_was=sum_Q_was+Q_was(i)*54;
    sum_cishu=sum_cishu+ P_num(i)*54;
    sum_pv=sum_pv+P_pv(i)*54;
    sum_wt=sum_wt+P_wt(i)*54;
 YMH2=YMH2+MH2(i)*54;
    MH=MH+MH2(i);
     ne_ave=ne_ave+ne1(i)*54/525600;
end
H4=MH-H1-H11-H3;
for i=5761:7200
    P_wave=P_wave+abs(Pwave(i))*7;
    sum_Q_bre=sum_Q_bre+Q_bre(i)*7;
    sum_Q_was=sum_Q_was+Q_was(i)*7;
    sum_cishu=sum_cishu+ P_num(i)*7;
    sum_pv=sum_pv+P_pv(i)*7;
    sum_wt=sum_wt+P_wt(i)*7;
YMH2=YMH2+MH2(i)*7;
    MH=MH+MH2(i);
     ne_ave=ne_ave+ne1(i)*7/525600;
end
H5=MH-H1-H11-H3-H4;
for i=7201:8640
    P_wave=P_wave+abs(Pwave(i))*2;
    sum_Q_bre=sum_Q_bre+Q_bre(i)*2;
    sum_Q_was=sum_Q_was+Q_was(i)*2;
    sum_cishu=sum_cishu+ P_num(i)*2;
    sum_pv=sum_pv+P_pv(i)*2;
    sum_wt=sum_wt+P_wt(i)*2;
YMH2=YMH2+MH2(i)*2;
    MH=MH+MH2(i);
     ne_ave=ne_ave+ne1(i)*2/525600;
end
H6=MH-H1-H11-H3-H4-H5;

mean_Pec=(10*num_ec*525600-sum_Q_bre)/525600;

for i=1:1440
   s=s+((P_ecr(i)-mean_Pec)^2)*13;
   
end

for i=1441:2880
   s=s+((P_ecr(i)-mean_Pec)^2)*222; 
end
for i=2881:4320
    s=s+((P_ecr(i)-mean_Pec)^2)*67;
end

for i=4321:5760
    s=s+((P_ecr(i)-mean_Pec)^2)*54;
end

for i=5761:7200
     s=s+((P_ecr(i)-mean_Pec)^2)*7;
end

for i=7201:8640
    s=s+((P_ecr(i)-mean_Pec)^2)*2;
end
s=((s/525600)^0.5)/mean_Pec;

for i=1:8640
    if abs(P_exc(i))<=P_dis_max
        xu(i)=P_exc(i);
    elseif  abs(P_exc(i))>P_dis_max
             xc(i)=P_exc(i);
    
    end
end
for i=1:8640
    if P_discr(i)==P_disc(i)&&P_chacr(i)==P_chac(i)
        cw_c(i)=0;
    else
         cw_c(i)=P_disc(i)-P_chac(i);
    end
    if P_disr(i)==P_dis(i)&&P_char(i)==P_cha(i)
        cw_x(i)=0;
    else
         cw_x(i)=P_dis(i)-P_cha(i);
    end
end
%% 收益计算
  H2=YMH2;%产生氢气的年总质量
  O2=H2*9.496;%产生氧气的总质量
  
num_hst=max(max(H1,H11),max(max(H3,H6),max(H4,H5)));




  
  
  C_WT=num_wt*5000*10*0.02;
    C_PV=num_pv*4000*0.083*0.02;
    C_ec=num_ec*2500*10*0.01;
    C_b=num_b*400*0.2;
    C_c=num_c*300*0.09;
    C_hst=num_hst*3135*0.01;
    C_K=(C_WT+C_PV+C_ec+C_b+C_hst+C_c);%运维费用
    C_WTt=num_wt*5000*10;
    C_PVv=num_pv*4000*0.083;
    C_ecc=num_ec*2500*10;
    C_bb=num_b*400;
    C_cc=num_c*300;
    C_hstt=num_hst*3135;
    C_Kk=(C_WTt+C_PVv+C_ecc+C_hstt+C_cc);
    C_inv=0.08024*C_Kk+C_bb*0.08024;
   C_rep=num_b*400*2*0.08024;
    C_H2=(C_inv+C_K+C_rep)/H2;%年单位制氢成本
    
    
  
f_EWR=sum_Q_was/(sum_pv*num_pv+sum_wt*num_wt);%能源浪费率
f_LPSP=sum_Q_bre/(10*num_ec*525600);%缺电率
C_bre=1*sum_Q_bre;
C_was=sum_Q_was*1;
if f_LPSP>0.2
    pub1=1000000000000000;
else
    pub1=0;
end
if f_EWR>0.3
    pub2=10000000000;
else
    pub2=0;
end
if C_H2>45
    pub4=10000000000;
else
    pub4=0;
end
pub3=0;
for i=1:8640
  if Eb(i) > 1 * max(P_exc(i),0)     %蓄电池当前储能量和缺电量之间的关系（为了确保风光互补储能发电系统的稳定运行，避免蓄电池因长时间使用而损坏，蓄电池的储能量应该小于缺电量）
      pub3=pub3+100;
  end
end
%C_LPSP=0;
%C_EWR=0;

%C_bre=5000000*f_LPSP/10000;
   % C_was=f_EWR*0/10000;
%if f_EWR>0.2
   %C_EWR= (f_EWR-0.2)*1000/10000;%能源浪费惩罚
%end
%if f_LPSP>0.1
 %  C_LPSP= (f_LPSP-0.1)*1000/10000;%切负荷惩罚
%end

% 绘图
% % %% 绘图
x=1:8640;
figure;
 plot(x,P_exc-(Qb+Qc+Q_bre-Q_was))

ylim([-10 10])
title('不平衡能量','fontsize',12);
xlabel('时间/h','fontsize',12);ylabel('能量/kWmin','fontsize',12);
% % 
% % figure;
% % plot(x,num_T)
% % title('是否停机','fontsize',12);
% % xlabel('时间/h','fontsize',12);ylabel('停机','fontsize',12);
% % 
% % 
% figure;
% plot(x,P_exc)
% ylim([-300000 300000])
% title('功率缺额','fontsize',12);
% xlabel('时间/h','fontsize',12);ylabel('功率/kW','fontsize',12);
% figure;
% plot(x,xu,"b*-")
% hold on
% plot(x,ch,"rd-")
% plot(x,xc,"o-")
% ylim([-200000 200000])
% legend('蓄电池','超级电容','混合');
% title('所需储能单元','fontsize',12);
% xlabel('时间/h','fontsize',12);ylabel('功率/kW','fontsize',12);
% figure;
% plot(x,ne1)
% ylim([0 1])
% title('制氢效率','fontsize',12);
% xlabel('时间/h','fontsize',12);ylabel('效率','fontsize',12);
% % 
% figure;
% plot(x,P_pv*num_pv)
% ylim([0 190000])
% title('总光伏发电','fontsize',12);
% xlabel('时间/h','fontsize',12);ylabel('功率/kW','fontsize',12);
% 
% figure;
% plot(x,P_wt*num_wt)
% ylim([0 210000])
% title('总风力发电','fontsize',12);
% xlabel('时间/h','fontsize',12);ylabel('功率/kW','fontsize',12);
% 
% figure;
% plot(x,Load)
% ylim([0 160000])
% title('电解槽需求','fontsize',12);
% xlabel('时间/h','fontsize',12);ylabel('功率/kW','fontsize',12);
% 
% figure;
% plot(x,P_discr,"b*-")
% hold on
% plot(x,-P_chacr,"rd-")
% ylim([-200000 200000])
% legend('超级电容放电功率','超级电容充电功率');
% title('超级电容功率','fontsize',12);
% xlabel('时间/h','fontsize',12);ylabel('功率/kW','fontsize',12);
% 
% figure;
% plot(x,cw_x,"b*-")
% hold on
% plot(x,cw_c,"rd-")
% ylim([-200000 200000])
% legend('蓄电池未能工作','超级电容未能工作');
% title('储能未能工作','fontsize',12);
% xlabel('时间/h','fontsize',12);ylabel('功率/kW','fontsize',12);
% 
% 
% 
% 
% figure;
% plot(x,P_disr,"b*-")
% hold on
% plot(x,-P_char,"rd-")
% ylim([-200000 200000])
% legend('蓄电池放电功率','蓄电池充电功率');
% title('蓄电池功率','fontsize',12);
% xlabel('时间/h','fontsize',12);ylabel('功率/kW','fontsize',12);
% 
% figure;
% plot(x,Qb)
% ylim([0 100000])
% title('蓄电池能量','fontsize',12);
% xlabel('时间/h','fontsize',12);ylabel('能量/kWmin','fontsize',12);
% 
% figure;
% plot(x,SOC)
% ylim([0 1])
% grid on
% title('蓄电池SOC曲线','fontsize',12);
% xlabel('时间/h','fontsize',12);ylabel('SOC','fontsize',12);
% 
% figure;
% plot(x,Pwave_b)
% title('电解槽工作功率波动率','fontsize',12);
% xlabel('时间/h','fontsize',12);ylabel('波动率/100%','fontsize',12);
% 
% 
% 
% figure;
% plot(x,Qc)
% ylim([-200000 200000])
% title('超级电容能量','fontsize',12);
% xlabel('时间/h','fontsize',12);ylabel('能量/kWh','fontsize',12);
% 
% figure;
% plot(x,SOCc)
% ylim([0 1])
% grid on
% title('超级电容SOC曲线','fontsize',12);
% xlabel('时间/h','fontsize',12);ylabel('SOC','fontsize',12);
% 
% 
% 
% figure;
% plot(x,P_exc,"b")
% hold on
% plot(x,Qb+Qc,"r")
% ylim([-200000 200000])
% legend('不平衡能量','储能能量');
% title('储能充放电能量','fontsize',12);
% xlabel('时间/h','fontsize',12);ylabel('能量/kWmin','fontsize',12);
% 
% 
% 
% figure;
% plot(x,Q_was)
% ylim([0 200000])
% grid on
% title('弃风弃光量','fontsize',12);
% xlabel('时间/h','fontsize',12);ylabel('能量/kWh','fontsize',12);
% 
% figure;
% plot(x,Q_bre)
% ylim([0 100000])
% grid on
% title('负荷中断量','fontsize',12);
% xlabel('时间/h','fontsize',12);ylabel('能量/kWh','fontsize',12);
% 
figure;
plot(x,P_ecr/1000)
ylim([-10 200])
grid on
title('电解槽运行功率','fontsize',12);
xlabel('时间/h','fontsize',12);ylabel('功率/MW','fontsize',12);
% 


figure;
plot(x,P_ecr/num_ec)
ylim([0 10])
grid on
title('单台电解槽工作功率','fontsize',12);
xlabel('时间/h','fontsize',12);ylabel('功率/kW','fontsize',12);
% 
% 
% 












disp(['**********优化结果为**********']);
disp(['风机容量为：',num2str(10*num_wt)]);
disp(['光伏板容量为：',num2str(0.083*num_pv)]);
disp(['蓄电池容量为：',num2str(1.2*num_b)]);
disp(['超级电容容量为：',num2str(num_c*0.00354375)]);
disp(['储氢罐容量为：',num2str(num_hst)]);

disp(['****************各项成本费用分别为：****************']);


disp(['1.单位制氢成本为：',num2str(C_H2),' 元 ']);
disp(['2.弃风弃光惩罚成本为：',num2str(C_was),' 元 ']);
disp(['3.切负荷成本为：',num2str(C_bre),' 元 ']);
disp(['4.投资年化成本为：',num2str(C_inv),' 元 ']);
disp(['5.运维成本为：',num2str(C_K),' 元 ']);
disp(['6.缺电率为：',num2str(f_LPSP)]);
disp(['7.弃风弃光率为：',num2str(f_EWR)]);
disp(['8.年制氢质量/kg为：',num2str(H2)]);
disp(['9.蓄电池充放电率为：',num2str( sum_cishu/525600),' % ']);
disp(['10.电解槽功率的相对标准差为：',num2str(s)]);
disp(['11.电解槽停机次数为：',num2str(num_tingji)]);
disp(['12.平均制氢效率为：',num2str(ne_ave)]);
disp(['13.平均制氢功率为：',num2str(mean_Pec/num_ec)]);
disp(['14.平均制氢功率波动率为：',num2str(P_wave/525600)]);
disp(['15.蓄电池置换次数：',num2str(nrep)]);
disp(['16.蓄电池置换成本：',num2str(C_rep)]);
